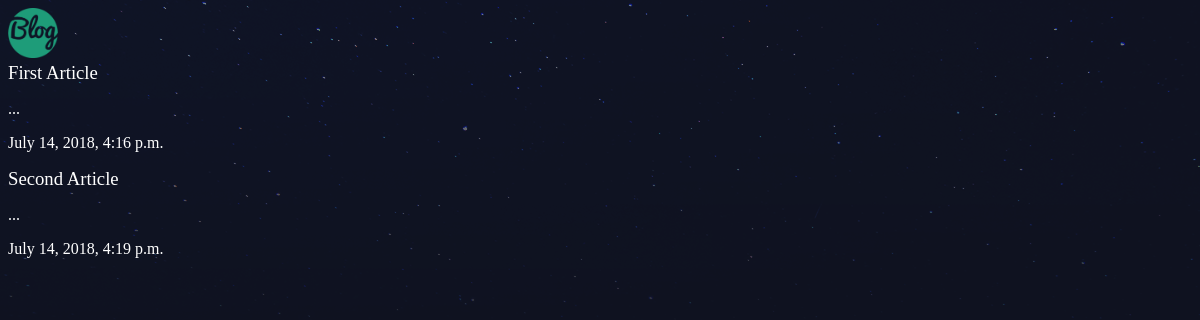
/articles/, run on an earlier commit of the app's database.
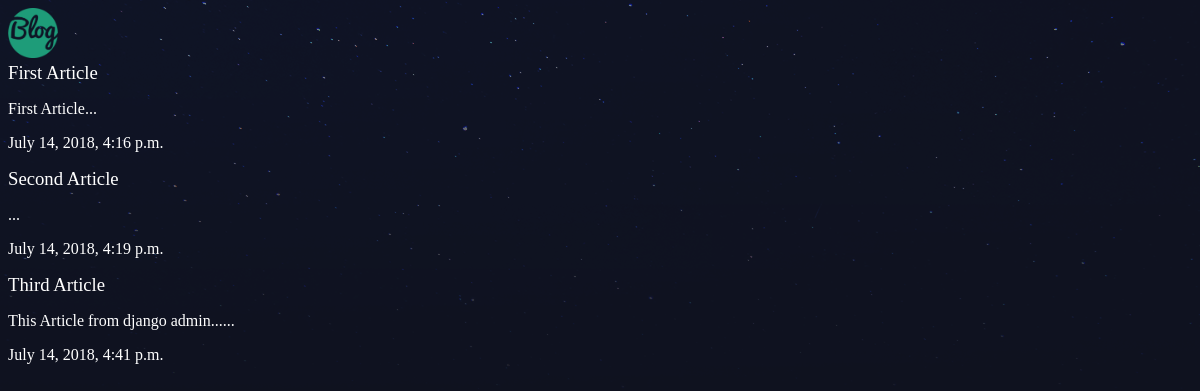
And on a later commit of the database.
### articles/models.py (models this page shows, shortened)
class Article(models.Model):
    title = models.CharField(max_length=100)
    slug  = models.SlugField()
    body  = models.TextField()
    date  = models.DateTimeField(auto_now_add=True)
    def snippet(self):
        return self.body[:50] + '...'

### articles/views.py (the view)
# urls.py: path('/', views.articles_list, name='list'),
def articles_list(request):
    articles = Article.objects.all().order_by('date')
    return render(request, 'articles/articles_list.html', { 'articles': articles })

### articles/templates/articles/articles_list.html
{% extends 'base_layout.html' %}
{% block content %}
    <div class="articles">
        {% for article in articles %}
        <div class="article">
            <h3><a href="{% url 'detail' slug=article.slug %}">{{ article.title }}</a></h3>
            <p>{{ article.snippet }}</p>
            <p>{{ article.date }}</p>
        </div>
        {% endfor %}
    </div>
{% endblock %}

### templates/base_layout.html (shortened to what this page needs)
{% load static from staticfiles %}
<!DOCTYPE html>
<html lang="en">
<head>
    <link rel="stylesheet" href="{% static 'styles.css' %}">
</head>
<body>
    <div class="wrapper">
        <a href="{% url 'list' %}">
            <img src="{% static 'logo.png' %}" alt="logo" width="50" height="50">
        </a>
        {% block content %}
        {% endblock %}
    </div>
</body>
</html>

### assets/styles.css (style rules this page uses)
body { background-color: #0f121f; background-image: url(stars.png); background-repeat-y: no-repeat; color: #fff; }
body * { font-family: Ubuntu; }
h1, h2, h3, h4, h5 { font-weight: normal; margin: 0; }
a, a:hover, a:visited { color: #fff; text-decoration: none; }

What changed in the data, as far as the page shows it:
changed Article "First Article": snippet "..." → "First Article..."
added Article: title "Third Article", snippet "This Article from django admin......", date "July 14, 2018, 4:41 p.m."
